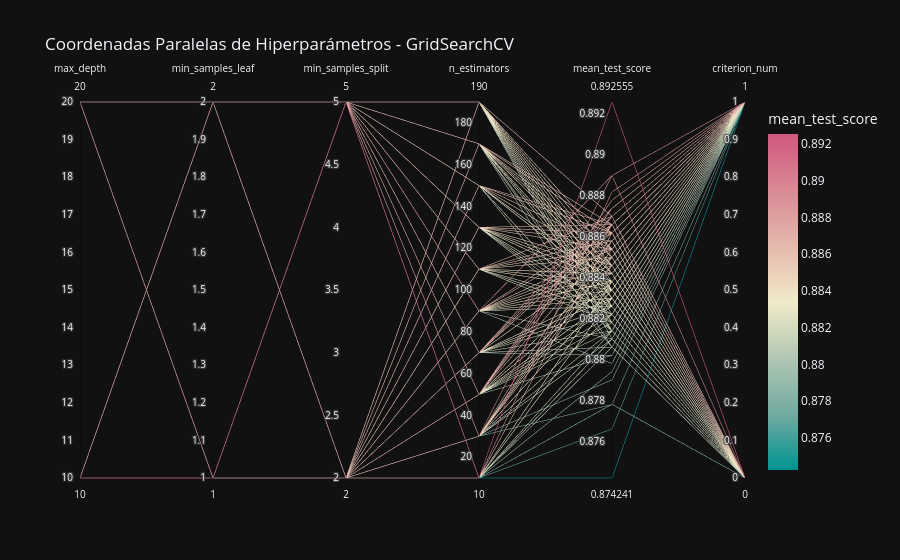
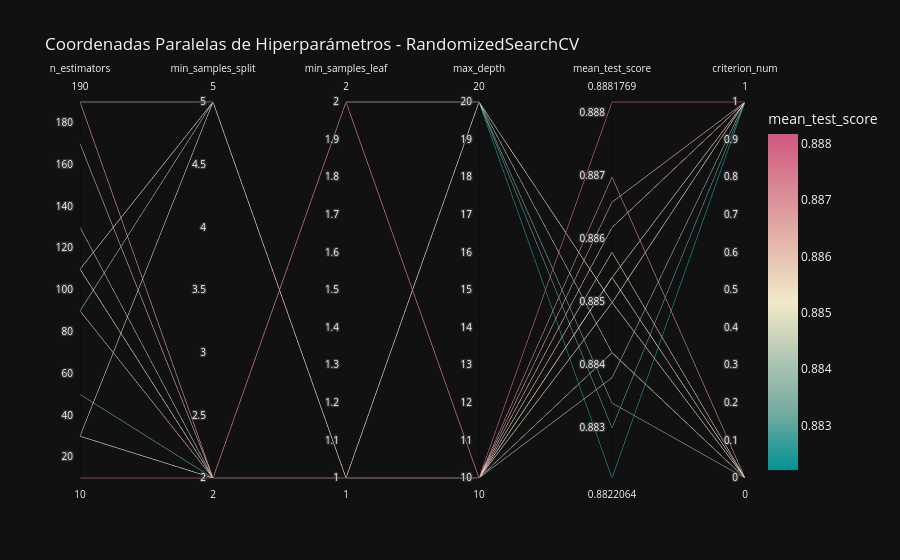
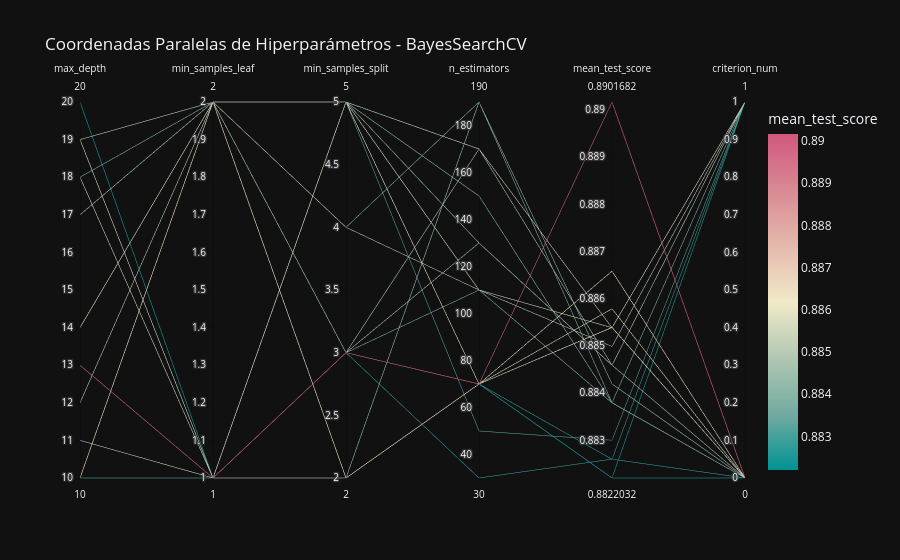

Write notebook code for charts like these, in order.
### Code cell
main()

### Figure 1 — Plotly figure (JSON) as saved in the notebook; plotly's stock layout.template omitted (floating-point values rounded to 4 significant figures; data arrays with more than 128 entries replaced by an {"elided": "..."} marker saying what was removed)
{"data": [{"dimensions": [{"label": "max_depth", "values": {"elided": "160 int values"}}, {"label": "min_samples_leaf", "values": {"elided": "160 int values"}}, {"label": "min_samples_split", "values": {"elided": "160 int values"}}, {"label": "n_estimators", "values": {"elided": "160 int values"}}, {"label": "mean_test_score", "values": {"elided": "160 float values"}}, {"label": "criterion_num", "values": {"elided": "160 int values"}}], "domain": {"x": [0.0, 1.0], "y": [0.0, 1.0]}, "line": {"color": {"elided": "160 float values"}, "coloraxis": "coloraxis"}, "name": "", "type": "parcoords"}], "layout": {"coloraxis": {"colorbar": {"title": {"text": "mean_test_score"}}, "colorscale": [[0.0, "rgb(0, 147, 146)"], [0.1667, "rgb(114, 170, 161)"], [0.3333, "rgb(177, 199, 179)"], [0.5, "rgb(241, 234, 200)"], [0.6667, "rgb(229, 185, 173)"], [0.8333, "rgb(217, 137, 148)"], [1.0, "rgb(208, 88, 126)"]], "autocolorscale": false}, "legend": {"tracegroupgap": 0}, "title": {"text": "Coordenadas Paralelas de Hiperparámetros - GridSearchCV"}}}

### Figure 2 — Plotly figure (JSON) as saved in the notebook; plotly's stock layout.template omitted (floating-point values rounded to 4 significant figures)
{"data": [{"dimensions": [{"label": "n_estimators", "values": [110, 170, 30, 110, 90, 190, 30, 30, 10, 50, 190, 90, 110, 130, 90]}, {"label": "min_samples_split", "values": [2, 2, 2, 5, 5, 2, 2, 5, 2, 2, 5, 2, 5, 2, 2]}, {"label": "min_samples_leaf", "values": [2, 2, 2, 1, 1, 2, 2, 1, 2, 2, 1, 1, 1, 2, 2]}, {"label": "max_depth", "values": [10, 10, 20, 20, 10, 10, 10, 20, 10, 20, 10, 10, 10, 20, 10]}, {"label": "mean_test_score", "values": [0.8854, 0.8862, 0.8822, 0.8834, 0.8838, 0.887, 0.885, 0.885, 0.8882, 0.883, 0.8842, 0.8866, 0.8858, 0.8842, 0.8854]}, {"label": "criterion_num", "values": [1, 1, 1, 0, 1, 0, 1, 0, 1, 1, 0, 1, 0, 0, 0]}], "domain": {"x": [0.0, 1.0], "y": [0.0, 1.0]}, "line": {"color": [0.8854, 0.8862, 0.8822, 0.8834, 0.8838, 0.887, 0.885, 0.885, 0.8882, 0.883, 0.8842, 0.8866, 0.8858, 0.8842, 0.8854], "coloraxis": "coloraxis"}, "name": "", "type": "parcoords"}], "layout": {"coloraxis": {"colorbar": {"title": {"text": "mean_test_score"}}, "colorscale": [[0.0, "rgb(0, 147, 146)"], [0.1667, "rgb(114, 170, 161)"], [0.3333, "rgb(177, 199, 179)"], [0.5, "rgb(241, 234, 200)"], [0.6667, "rgb(229, 185, 173)"], [0.8333, "rgb(217, 137, 148)"], [1.0, "rgb(208, 88, 126)"]], "autocolorscale": false}, "legend": {"tracegroupgap": 0}, "title": {"text": "Coordenadas Paralelas de Hiperparámetros - RandomizedSearchCV"}}}

### Figure 3 — Plotly figure (JSON) as saved in the notebook; plotly's stock layout.template omitted (floating-point values rounded to 4 significant figures)
{"data": [{"dimensions": [{"label": "max_depth", "values": [17, 19, 19, 12, 14, 19, 18, 19, 17, 18, 18, 12, 13, 19, 10, 14, 10, 10, 20, 11]}, {"label": "min_samples_leaf", "values": [2, 1, 1, 2, 2, 1, 1, 1, 2, 2, 1, 2, 1, 2, 2, 2, 1, 2, 1, 1]}, {"label": "min_samples_split", "values": [3, 5, 3, 4, 4, 3, 5, 5, 3, 3, 5, 2, 3, 5, 2, 5, 5, 5, 5, 2]}, {"label": "n_estimators", "values": [130, 170, 30, 110, 190, 170, 110, 70, 70, 110, 130, 190, 70, 70, 70, 70, 50, 150, 70, 70]}, {"label": "mean_test_score", "values": [0.8846, 0.8854, 0.8826, 0.885, 0.8838, 0.8846, 0.8854, 0.8826, 0.8822, 0.8838, 0.8846, 0.8842, 0.8902, 0.8854, 0.8866, 0.8858, 0.883, 0.8838, 0.8822, 0.8854]}, {"label": "criterion_num", "values": [0, 1, 0, 1, 1, 1, 1, 1, 1, 0, 1, 0, 0, 0, 0, 0, 1, 0, 0, 0]}], "domain": {"x": [0.0, 1.0], "y": [0.0, 1.0]}, "line": {"color": [0.8846, 0.8854, 0.8826, 0.885, 0.8838, 0.8846, 0.8854, 0.8826, 0.8822, 0.8838, 0.8846, 0.8842, 0.8902, 0.8854, 0.8866, 0.8858, 0.883, 0.8838, 0.8822, 0.8854], "coloraxis": "coloraxis"}, "name": "", "type": "parcoords"}], "layout": {"coloraxis": {"colorbar": {"title": {"text": "mean_test_score"}}, "colorscale": [[0.0, "rgb(0, 147, 146)"], [0.1667, "rgb(114, 170, 161)"], [0.3333, "rgb(177, 199, 179)"], [0.5, "rgb(241, 234, 200)"], [0.6667, "rgb(229, 185, 173)"], [0.8333, "rgb(217, 137, 148)"], [1.0, "rgb(208, 88, 126)"]], "autocolorscale": false}, "legend": {"tracegroupgap": 0}, "title": {"text": "Coordenadas Paralelas de Hiperparámetros - BayesSearchCV"}}}
